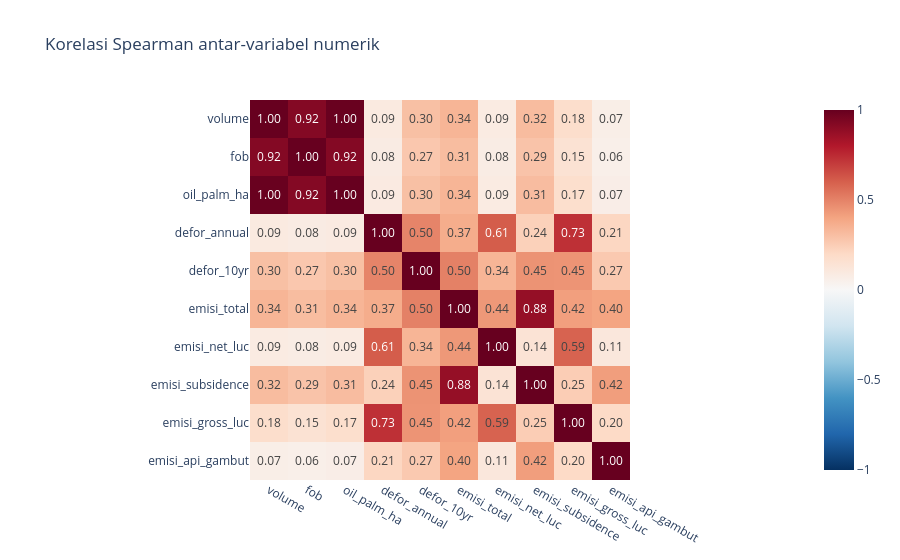

The notebook cell this image was saved under:
### Code cell
# Visualisasi 3: Korelasi Antar-Variabel
# fig3 = px.imshow(...)
# fig3.show()
# Visualisasi 3: Korelasi Spearman antar-variabel numerik (sampel 200 ribu baris)
kolom_num = [
    VOL, "fob", "oil_palm_ha",
    "palm_oil_deforestation_annual_exposure", "palm_oil_deforestation_10_year_total_exposure",
    "total_emission_exposure", "net_emission_luc_exposure", "emission_subsidence_exposure",
    "gross_emission_luc_exposure", "emissions_fire_on_peat_exposure",
]
label = ["volume", "fob", "oil_palm_ha", "defor_annual", "defor_10yr",
         "emisi_total", "emisi_net_luc", "emisi_subsidence", "emisi_gross_luc", "emisi_api_gambut"]

num = df.select(kolom_num).drop_nulls()
print(f"Baris lengkap (tanpa null) untuk korelasi: {num.height:,} dari {df.height:,}")
if num.height > 200_000:
    num = num.sample(200_000, seed=42)

pasangan = {
    (i, j): pl.corr(kolom_num[i], kolom_num[j], method="spearman").alias(f"{i}_{j}")
    for i in range(len(kolom_num)) for j in range(i + 1, len(kolom_num))
}
hasil = num.select(list(pasangan.values())).row(0)

n = len(kolom_num)
matriks = [[1.0 if i == j else None for j in range(n)] for i in range(n)]
for ((i, j), _), nilai in zip(pasangan.items(), hasil):
    matriks[i][j] = matriks[j][i] = nilai

fig3 = px.imshow(
    matriks, x=label, y=label, zmin=-1, zmax=1, color_continuous_scale="RdBu_r",
    text_auto=".2f", title="Korelasi Spearman antar-variabel numerik",
)
fig3.write_html(FIG_DIR / "viz3_korelasi.html")
fig3.show()

### Figure 1 — Plotly figure (JSON) as saved in the notebook; plotly's stock layout.template omitted (floating-point values rounded to 4 significant figures)
{"data": [{"coloraxis": "coloraxis", "hovertemplate": "x: %{x}<br>y: %{y}<br>color: %{z}<extra></extra>", "name": "0", "texttemplate": "%{z:.2f}", "type": "heatmap", "x": ["volume", "fob", "oil_palm_ha", "defor_annual", "defor_10yr", "emisi_total", "emisi_net_luc", "emisi_subsidence", "emisi_gross_luc", "emisi_api_gambut"], "xaxis": "x", "y": ["volume", "fob", "oil_palm_ha", "defor_annual", "defor_10yr", "emisi_total", "emisi_net_luc", "emisi_subsidence", "emisi_gross_luc", "emisi_api_gambut"], "yaxis": "y", "z": [[1.0, 0.9229, 0.9952, 0.09445, 0.3003, 0.3417, 0.08766, 0.3162, 0.1772, 0.06674], [0.9229, 1.0, 0.9233, 0.0822, 0.2738, 0.3118, 0.07803, 0.288, 0.1497, 0.05967], [0.9952, 0.9233, 1.0, 0.09095, 0.3016, 0.3413, 0.08684, 0.3133, 0.1738, 0.06831], [0.09445, 0.0822, 0.09095, 1.0, 0.4959, 0.37, 0.6088, 0.2369, 0.7337, 0.2147], [0.3003, 0.2738, 0.3016, 0.4959, 1.0, 0.5048, 0.3415, 0.4517, 0.4492, 0.2658], [0.3417, 0.3118, 0.3413, 0.37, 0.5048, 1.0, 0.4372, 0.8767, 0.4165, 0.4007], [0.08766, 0.07803, 0.08684, 0.6088, 0.3415, 0.4372, 1.0, 0.1416, 0.5903, 0.1137], [0.3162, 0.288, 0.3133, 0.2369, 0.4517, 0.8767, 0.1416, 1.0, 0.2521, 0.419], [0.1772, 0.1497, 0.1738, 0.7337, 0.4492, 0.4165, 0.5903, 0.2521, 1.0, 0.2002], [0.06674, 0.05967, 0.06831, 0.2147, 0.2658, 0.4007, 0.1137, 0.419, 0.2002, 1.0]]}], "layout": {"coloraxis": {"autocolorscale": false, "cmax": 1, "cmin": -1, "colorscale": [[0, "rgb(5,48,97)"], [0.1, "rgb(33,102,172)"], [0.2, "rgb(67,147,195)"], [0.3, "rgb(146,197,222)"], [0.4, "rgb(209,229,240)"], [0.5, "rgb(247,247,247)"], [0.6, "rgb(253,219,199)"], [0.7, "rgb(244,165,130)"], [0.8, "rgb(214,96,77)"], [0.9, "rgb(178,24,43)"], [1, "rgb(103,0,31)"]]}, "title": {"text": "Korelasi Spearman antar-variabel numerik"}, "xaxis": {"anchor": "y", "constrain": "domain", "domain": [0, 1], "scaleanchor": "y"}, "yaxis": {"anchor": "x", "autorange": "reversed", "constrain": "domain", "domain": [0, 1]}}}
